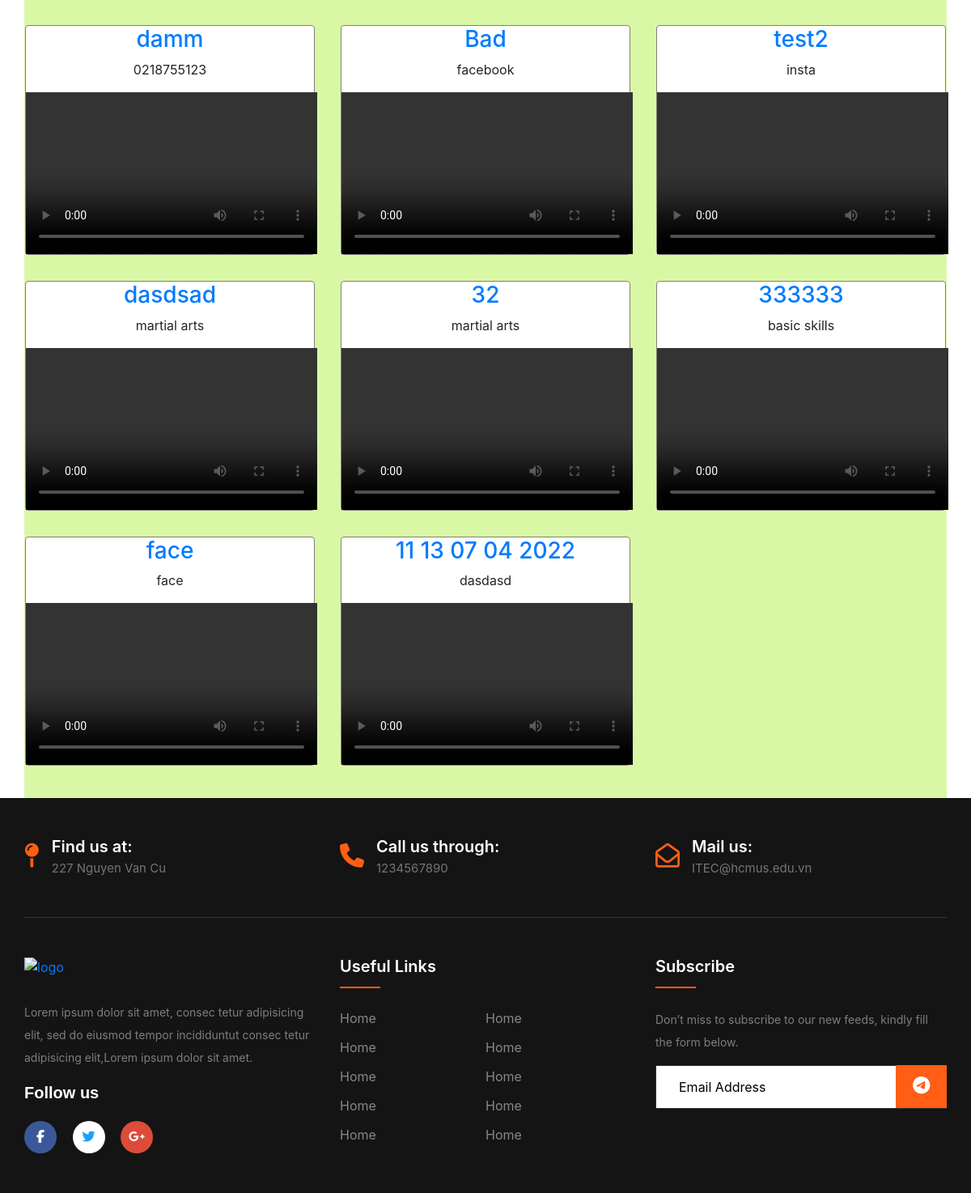
Before: /all.php (lower part) with the older database file.
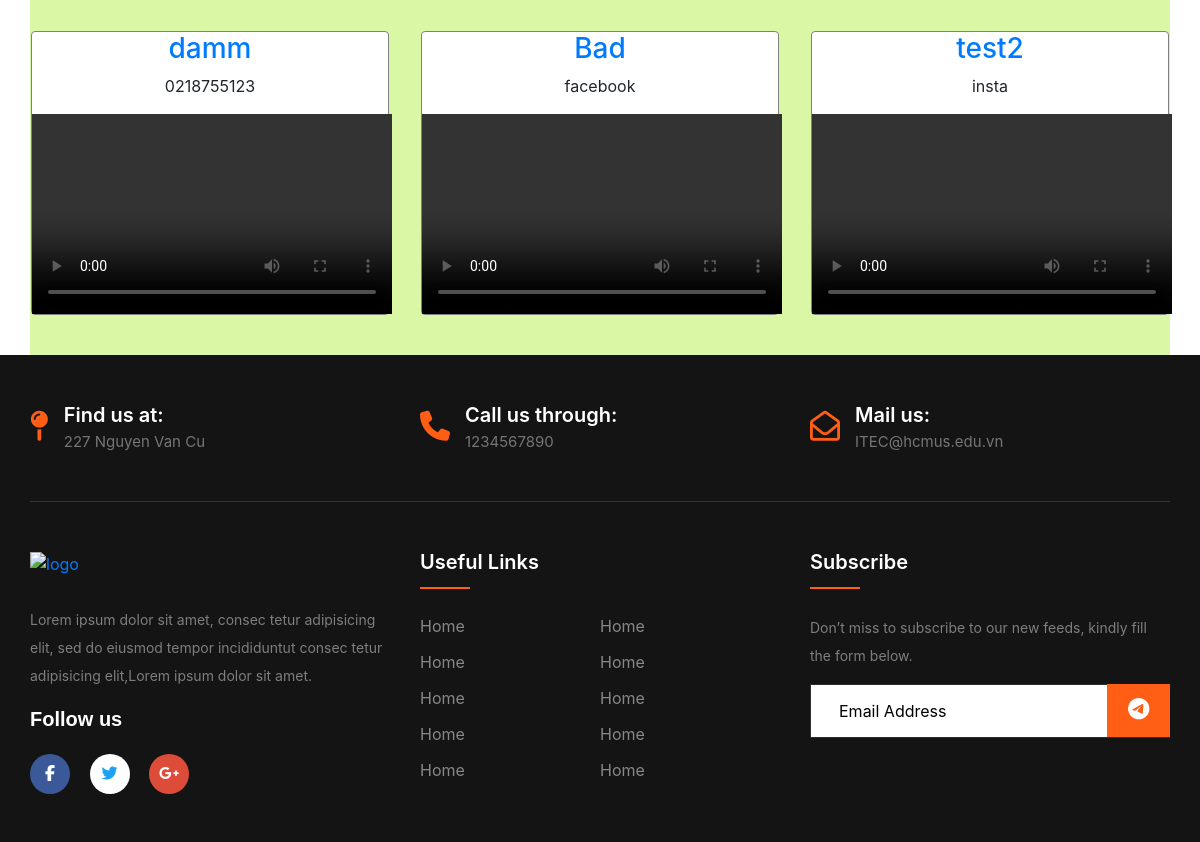
After: the same page with the newer database file.
### tables this page shows
CREATE TABLE IF NOT EXISTS `classroom` (
  `class_id` int NOT NULL AUTO_INCREMENT,
  `TeacherID` int NOT NULL,
  `class_type` text NOT NULL,
  `info` text NOT NULL,
  `class_name` text NOT NULL,
  `contact_info` text NOT NULL,
  `owner_name` text,
  `video` text NOT NULL,
  `Type` text NOT NULL,
  PRIMARY KEY (`class_id`),
  KEY `TeacherID` (`TeacherID`)
);

### func/classroomManager.php (the view, shortened to what this page needs)
<?php
function getClassrooms($limit, $conn, $offset = 0) {
  $sql = "SELECT * FROM classroom LIMIT ?,?";
  $stmt = $conn->prepare($sql);
  $stmt->bind_param("ii", $offset, $limit);
  $stmt->execute();
  $results = $stmt->get_result();
  return $results->fetch_all(MYSQLI_ASSOC);
}
function outputClassrooms($classrooms) {
  $output = '';
  foreach ($classrooms as $classroom) {
    $output.= "<div class='col-md-4 p-3 '>
                  <div class='card text-center rounded' style='border-radius: 20px; border-color: grey; '>
                <h3><a href='post.php?id={$classroom['class_id']}'>
               {$classroom['class_name']}</a></h3>
                <p>{$classroom['info']}</p>
                <video width='360' height='200' controls>
                  <source src='{$classroom['video']}' type='video/mp4'>
                </video>
                  </div>
               </div>";
  }
  echo $output;
}
?>

### includes/header.php (shortened to what this page needs)
<!doctype html>
<html lang="en">
<head>
  <link rel="stylesheet" href="https://cdn.jsdelivr.net/npm/bootstrap@4.6.0/dist/css/bootstrap.min.css">
  <link rel="stylesheet" href="https://cdnjs.cloudflare.com/ajax/libs/ionicons/2.0.1/css/ionicons.min.css">
  <link rel="stylesheet" href="./css/style.css">
</head>
<body>

### all.php (shortened to what this page needs)
<?php
  include 'includes/header.php';
  include 'classes/Classroom.php';
  include 'func/classroomManager.php';
?>
    <div class="container text-center mt-3 background-bg">
      <br>
      <div class="row">
        <?php
        $classrooms = getClassrooms(100, $conn);
        outputClassrooms($classrooms);
         ?>
        <br>
      </div>
      <br>
    </div>
<?php include 'includes/footer.php'; ?>

### includes/footer.php (shortened to what this page needs)
<footer class="footer-section">
    <div class="container">
        <div class="footer-cta pt-5 pb-5">
            <div class="row">
                <div class="col-xl-4 col-md-4 mb-30">
                    <div class="single-cta">
                        <i class="fas fa-map-pin"></i>
                        <div class="cta-text">
                            <h4>Find us at: </h4>
                            <span>227 Nguyen Van Cu</span>
                        </div>
                    </div>
                </div>
                <div class="col-xl-4 col-md-4 mb-30">
                    <div class="single-cta">
                        <i class="fas fa-phone"></i>
                        <div class="cta-text">
                            <h4>Call us through:</h4>
                            <span>1234567890</span>
                        </div>
                    </div>
                </div>
                <div class="col-xl-4 col-md-4 mb-30">
                    <div class="single-cta">
                        <i class="far fa-envelope-open"></i>
                        <div class="cta-text">
                            <h4>Mail us:</h4>
                            <span>ITEC@hcmus.edu.vn</span>
                        </div>
                    </div>
                </div>
            </div>
        </div>
        <div class="footer-content pt-5 pb-5">
            <div class="row">
                <div class="col-xl-4 col-lg-4 mb-50">
                    <div class="footer-widget">
                        <div class="footer-logo">
                            <a href="#"><img src="https://static.skillshare.com/assets/images/logo-header-2020.svg" class="img-fluid" alt="logo"></a>
                        </div>
                        <div class="footer-text">
                            <p>Lorem ipsum dolor sit amet, consec tetur adipisicing elit, sed do eiusmod tempor incididuntut consec tetur adipisicing
                                elit,Lorem ipsum dolor sit amet.</p>
                        </div>
                        <div class="footer-social-icon">
                            <span>Follow us</span>
                            <a href="#"><i class="fab fa-facebook-f facebook-bg"></i></a>
                            <a href="#"><i class="fab fa-twitter bg-white"></i></a>
                            <a href="#"><i class="fab fa-google-plus-g google-bg"></i></a>
                        </div>
                    </div>
                </div>
                <div class="col-xl-4 col-lg-4 col-md-6 mb-30">
                    <div class="footer-widget">
                        <div class="footer-widget-heading">
                            <h3>Useful Links</h3>
                        </div>
                        <ul>
                            <li><a href="#">Home</a></li>
                            <li><a href="#">Home</a></li>
                            <li><a href="#">Home</a></li>
                            <li><a href="#">Home</a></li>
                            <li><a href="#">Home</a></li>
                            <li><a href="#">Home</a></li>
                            <li><a href="#">Home</a></li>
                            <li><a href="#">Home</a></li>
                            <li><a href="#">Home</a></li>
                            <li><a href="#">Home</a></li>
                        </ul>
                    </div>
                </div>
                <div class="col-xl-4 col-lg-4 col-md-6 mb-50">
                    <div class="footer-widget">
                        <div class="footer-widget-heading">
                            <h3>Subscribe</h3>
                        </div>
                        <div class="footer-text mb-25">
                            <p>Don’t miss to subscribe to our new feeds, kindly fill the form below.</p>
                        </div>
                        <div class="subscribe-form">
                            <form action="#">
                                <input type="text" class="bg-white" placeholder="Email Address">
                                <button><i class="fab fa-telegram-plane"></i></button>
                            </form>
                        </div>
                    </div>
                </div>
            </div>
        </div>
    </div>
</footer>

### css/style.css (style rules this page uses)
div[class*="background-bg"] { background-color: #DAF7A6; }
footer { background-color: #dcdee1; }
img { width: 6rem; vertical-align: middle; border-style: none; height: auto; max-width: 100%; }
.container { padding: 0; }
.card { border-radius: 1rem; }
ul { margin: 0px; padding: 0px; }
.footer-section { background: #151414; position: relative; }
.footer-cta { border-bottom: 1px solid #373636; }
.single-cta i { color: #ff5e14; font-size: 30px; float: left; margin-top: 8px; }
.cta-text { padding-left: 15px; display: inline-block; }
.cta-text h4 { color: #fff; font-size: 20px; font-weight: 600; margin-bottom: 2px; }
.cta-text span { color: #757575; font-size: 15px; }
.footer-content { position: relative; z-index: 2; }
.footer-logo { margin-bottom: 30px; }
.footer-logo img { max-width: 200px; }
.footer-text p { margin-bottom: 14px; font-size: 14px; color: #7e7e7e; line-height: 28px; }
.footer-social-icon span { color: #fff; display: block; font-size: 20px; font-weight: 700; font-family: 'Poppins', sans-serif; margin-bottom: 20px; }
.footer-social-icon a { color: #fff; font-size: 16px; margin-right: 15px; }
.footer-social-icon i { height: 40px; width: 40px; text-align: center; line-height: 38px; border-radius: 50%; }
.facebook-bg { background: #3B5998; }
.google-bg { background: #DD4B39; }
.footer-widget-heading h3 { color: #fff; font-size: 20px; font-weight: 600; margin-bottom: 40px; position: relative; }
.footer-widget-heading h3::before { content: ""; position: absolute; left: 0; bottom: -15px; height: 2px; width: 50px; background: #ff5e14; }
.footer-widget ul li { display: inline-block; float: left; width: 50%; margin-bottom: 12px; }
.footer-widget ul li a { color: #878787; text-transform: capitalize; }
.subscribe-form { position: relative; overflow: hidden; }
.subscribe-form input { width: 100%; padding: 14px 28px; background: #2E2E2E; border: 1px solid #2E2E2E; color: #fff; }
.subscribe-form button { position: absolute; right: 0; background: #ff5e14; padding: 13px 20px; border: 1px solid #ff5e14; top: 0; }
.subscribe-form button i { color: #fff; font-size: 22px; transform: rotate(-6deg); }
.fa-telegram-plane:before { content: "\f3fe"; }
.fa-facebook-f:before { content: "\f39e"; }
.fa-twitter:before { content: "\f099"; }
.fa-google-plus-g:before { content: "\f0d5"; }
.fa, .fas { font-weight: 900; }
.fa, .fab, .fal, .far, .fas { -moz-osx-font-smoothing: grayscale; -webkit-font-smoothing: antialiased; display: inline-block; font-style: normal; font-variant: normal; text-rendering: auto; line-height: 1; }
::placeholder { color: black; }
.fab.fa-twitter { color: #1da1f2; }

Changed rows visible on the page:
removed classroom: class_name "dasdsad", info "martial arts"
removed classroom: class_name "32", info "martial arts"
removed classroom: class_name "333333", info "basic skills"
removed classroom: class_name "face", info "face"
removed classroom: class_name "11 13 07 04 2022", info "dasdasd"
